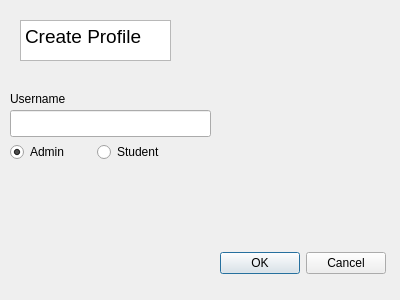
<?xml version="1.0" encoding="UTF-8"?>
<ui version="4.0">
 <class>createProfilePage</class>
 <widget class="QWidget" name="createProfilePage">
  <property name="geometry">
   <rect>
    <x>0</x>
    <y>0</y>
    <width>400</width>
    <height>300</height>
   </rect>
  </property>
  <property name="windowTitle">
   <string>Create Profile Page</string>
  </property>
  <widget class="QTextBrowser" name="createProfileHeading">
   <property name="geometry">
    <rect>
     <x>20</x>
     <y>20</y>
     <width>151</width>
     <height>41</height>
    </rect>
   </property>
   <property name="html">
    <string>&lt;!DOCTYPE HTML PUBLIC &quot;-//W3C//DTD HTML 4.0//EN&quot; &quot;http://www.w3.org/TR/REC-html40/strict.dtd&quot;&gt;
&lt;html&gt;&lt;head&gt;&lt;meta name=&quot;qrichtext&quot; content=&quot;1&quot; /&gt;&lt;style type=&quot;text/css&quot;&gt;
p, li { white-space: pre-wrap; }
&lt;/style&gt;&lt;/head&gt;&lt;body style=&quot; font-family:'Ubuntu'; font-size:11pt; font-weight:400; font-style:normal;&quot;&gt;
&lt;p style=&quot; margin-top:0px; margin-bottom:0px; margin-left:0px; margin-right:0px; -qt-block-indent:0; text-indent:0px;&quot;&gt;&lt;span style=&quot; font-size:14pt;&quot;&gt;Create Profile&lt;/span&gt;&lt;/p&gt;&lt;/body&gt;&lt;/html&gt;</string>
   </property>
  </widget>
  <widget class="QLineEdit" name="userText">
   <property name="geometry">
    <rect>
     <x>10</x>
     <y>110</y>
     <width>201</width>
     <height>27</height>
    </rect>
   </property>
  </widget>
  <widget class="QLabel" name="userlabel">
   <property name="geometry">
    <rect>
     <x>10</x>
     <y>90</y>
     <width>71</width>
     <height>17</height>
    </rect>
   </property>
   <property name="text">
    <string>Username</string>
   </property>
  </widget>
  <widget class="QDialogButtonBox" name="dialogButtonBox">
   <property name="geometry">
    <rect>
     <x>210</x>
     <y>250</y>
     <width>176</width>
     <height>27</height>
    </rect>
   </property>
   <property name="standardButtons">
    <set>QDialogButtonBox::Cancel|QDialogButtonBox::Ok</set>
   </property>
  </widget>
  <widget class="QWidget" name="">
   <property name="geometry">
    <rect>
     <x>10</x>
     <y>140</y>
     <width>167</width>
     <height>24</height>
    </rect>
   </property>
   <layout class="QHBoxLayout" name="horizontalLayout">
    <item>
     <widget class="QRadioButton" name="adminToggle">
      <property name="text">
       <string>Admin</string>
      </property>
      <property name="checked">
       <bool>true</bool>
      </property>
     </widget>
    </item>
    <item>
     <widget class="QRadioButton" name="studentToggle">
      <property name="text">
       <string>Student</string>
      </property>
     </widget>
    </item>
   </layout>
  </widget>
 </widget>
 <resources/>
 <connections/>
</ui>
